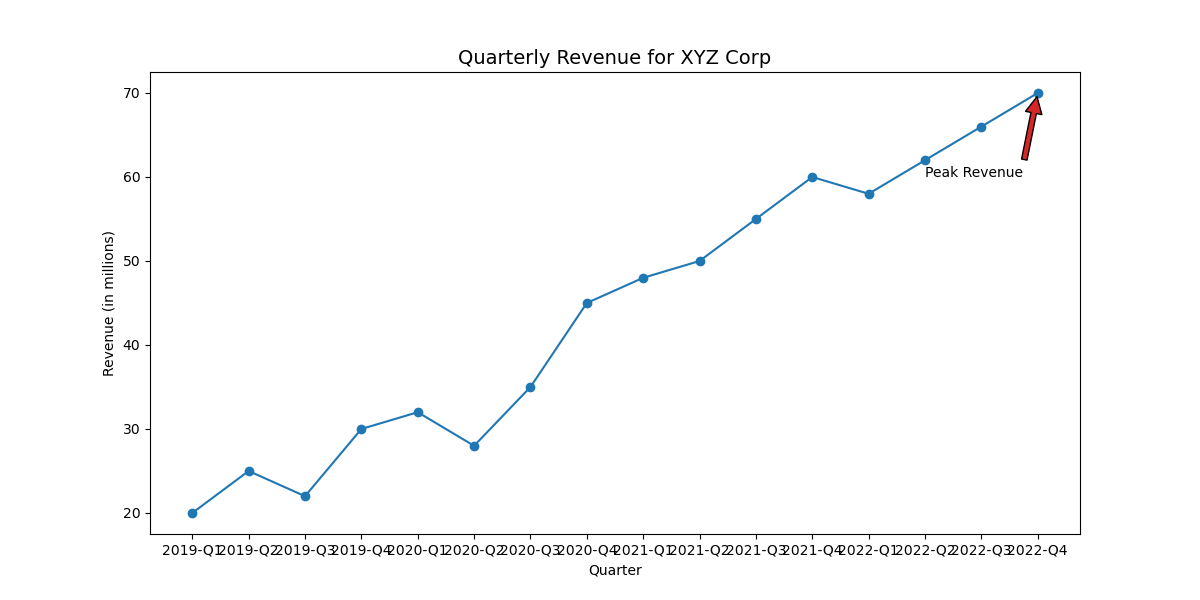

Source code (Python):

import matplotlib.pyplot as plt

# Data
years_quarters = ['2019-Q1', '2019-Q2', '2019-Q3', '2019-Q4', '2020-Q1', '2020-Q2', '2020-Q3', '2020-Q4', 
                  '2021-Q1', '2021-Q2', '2021-Q3', '2021-Q4', '2022-Q1', '2022-Q2', '2022-Q3', '2022-Q4']
revenue = [20, 25, 22, 30, 32, 28, 35, 45, 48, 50, 55, 60, 58, 62, 66, 70]

# Plotting the line chart
plt.figure(figsize=(12, 6))  # Change width and height
plt.plot(years_quarters, revenue, color='#1f77b4', marker='o')  # Specific color codes and marker style

# Annotate a specific point with the label
plt.annotate('Peak Revenue', xy=('2022-Q4', 70), xytext=('2022-Q2', 60),
             arrowprops=dict(facecolor='#d62728', shrink=0.05))

# Adding a title and labels
plt.title('Quarterly Revenue for XYZ Corp', fontsize=14)  # Change the topic/headline
plt.xlabel('Quarter')
plt.ylabel('Revenue (in millions)')

# Show the plot
plt.show()
